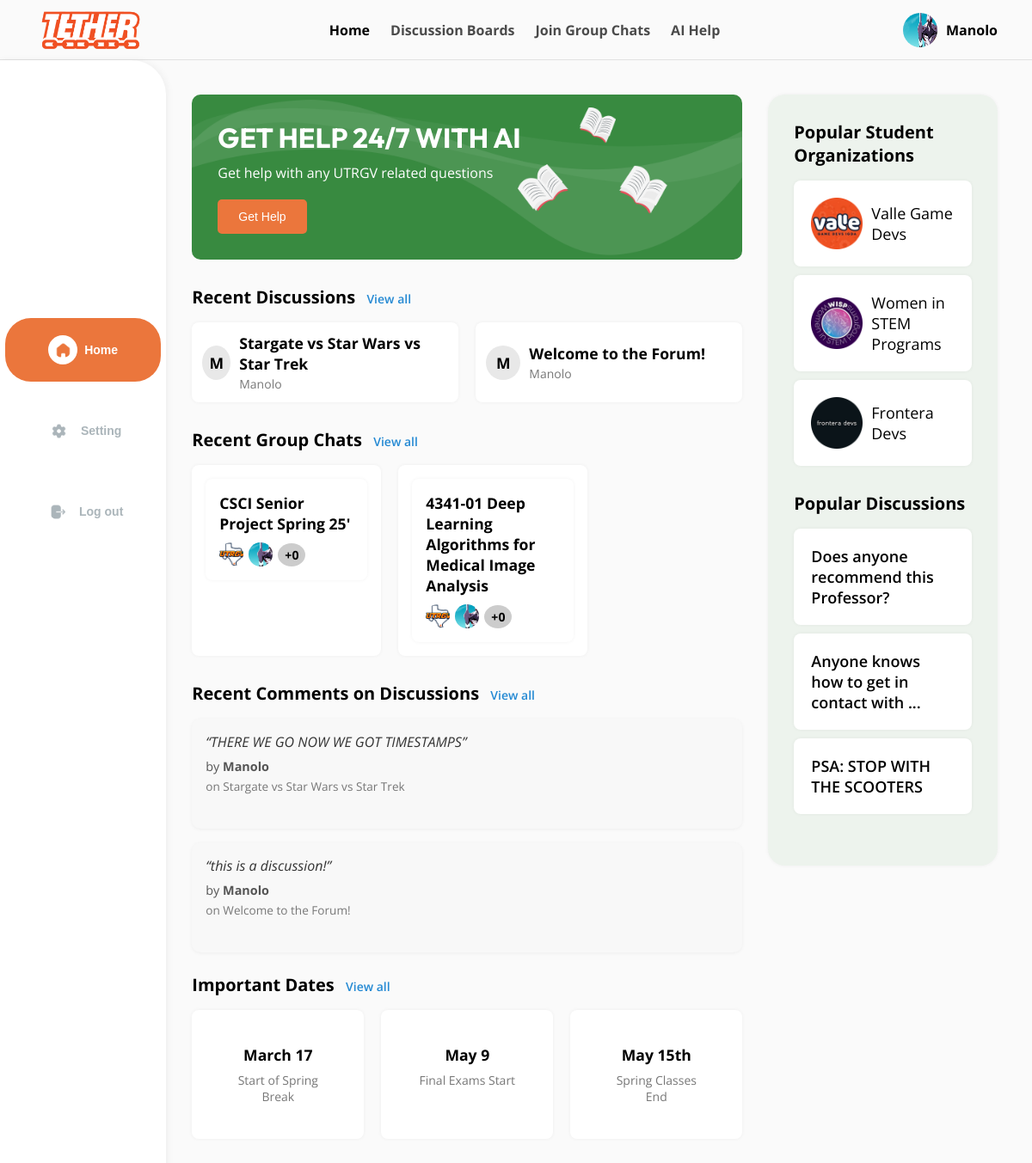
Before: /Main/dashboard/ (signed in) with the older database file.
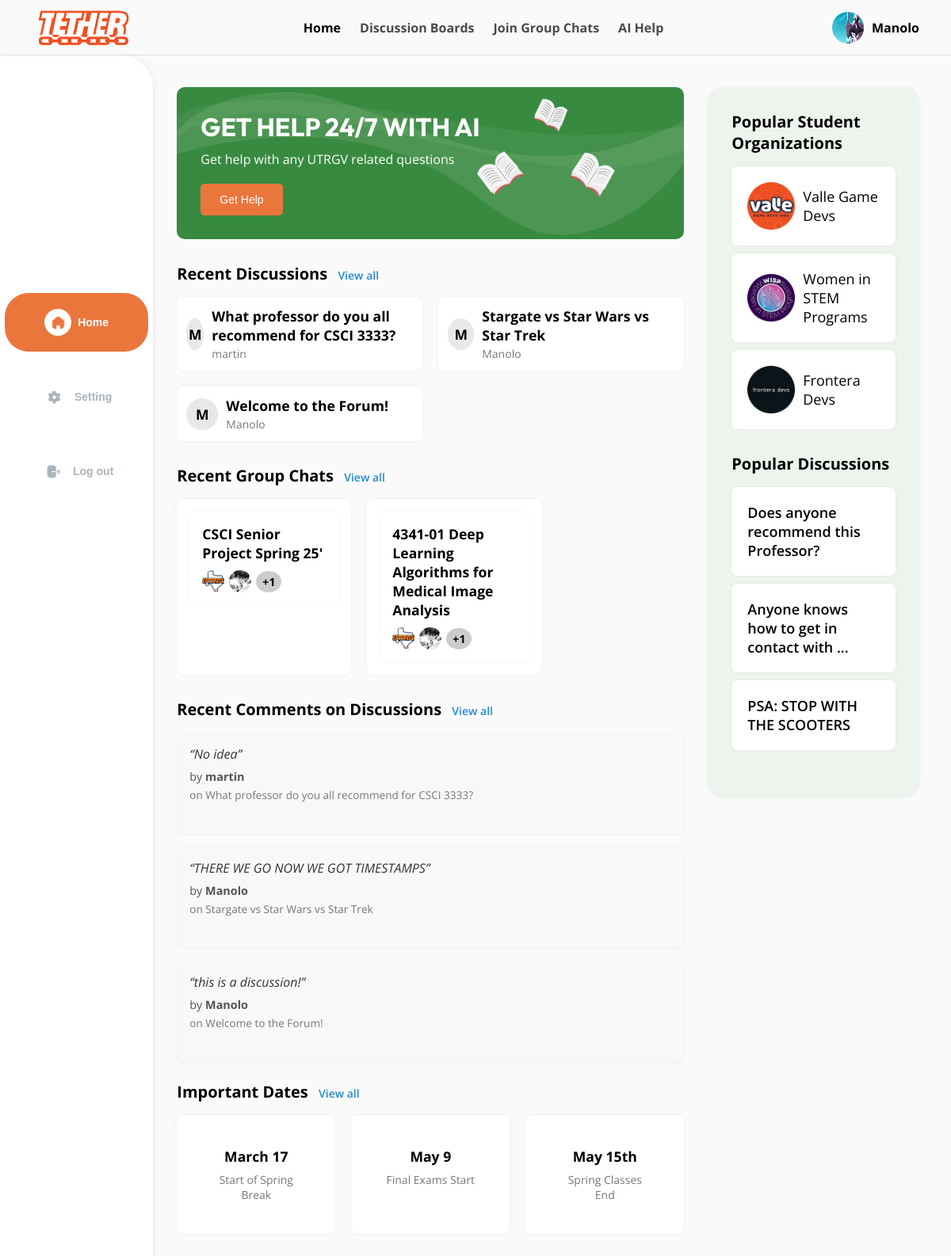
After: the same page with the newer database file.
### Main/models.py (models this page shows, shortened)
class Profile(models.Model):
    user = models.OneToOneField('auth.User', on_delete=models.CASCADE)
    id_user = models.IntegerField(unique=True, blank=True, null=True)
    bio = models.TextField(blank=True, null=True)
    profile_picture = models.ImageField(upload_to='profile_images/', default='blank_profile_picture.jpg', null=True)
    major = models.CharField(max_length=100, blank=True, null=True)
    gender = models.CharField(max_length=10, blank=True, null=True)
    minor = models.CharField(max_length=100, blank=True, null=True)

class Discussion(models.Model):
    title = models.CharField(max_length=255)
    created_by = models.ForeignKey(User, on_delete=models.CASCADE)
    created_at = models.DateTimeField(auto_now_add=True)

class Groupchat(models.Model):
    title = models.CharField(max_length=255, unique=True)
    created_by = models.ForeignKey(User, on_delete=models.CASCADE)
    created_at = models.DateTimeField(auto_now_add=True)
    members = models.ManyToManyField(User, related_name='groupchats', blank=True)
    description = models.TextField(blank=True, null=True)

class Comment(models.Model):
    discussion = models.ForeignKey(Discussion, related_name='comments', on_delete=models.CASCADE)
    user = models.ForeignKey(User, on_delete=models.CASCADE)
    content = models.TextField()
    created_at = models.DateTimeField(auto_now_add=True)

### Main/views.py (the view)
# urls.py: path('dashboard/', views.dashboard, name='dashboard'),
@login_required
def dashboard(request):
    user = request.user
    profile = Profile.objects.get(user=user)
    recent_discussions = Discussion.objects.all().order_by('-created_at')[:4]
    recent_groupchats = Groupchat.objects.all().order_by('-created_at')[:4]
    recent_comments = []
    for discussion in recent_discussions:
        latest_comment = Comment.objects.filter(discussion=discussion).order_by('-created_at').first()
        if latest_comment:
            recent_comments.append(latest_comment)
    return render(request, 'Main/dashboard.html', {
        'recent_discussions': recent_discussions,
        'user': user, 'profile': profile,
        'recent_groupchats': recent_groupchats,
        'recent_comments': recent_comments
    })

### Main/templates/Main/dashboard.html (shortened to what this page needs)
{% load static %}
<!DOCTYPE html>
<html lang="en">
<head>
  <link rel="stylesheet" href="{% static 'Main/css/styles-dashboard.css' %}">
</head>
<body>
<header>
  <div class="header-container">
    <a href="{% url 'dashboard' %}">
      <img class="nav-logo" src="{% static 'Main/images/nav-utrgv.png' %}"/>
    </a>
    <nav class="main-nav">
      <a href="{% url 'dashboard' %}" class="nav-link active">Home</a>
      <a href="{% url 'discussion' %}" class="nav-link">Discussion Boards</a>
      <a href="{% url 'groupchat' %}" class="nav-link">Join Group Chats</a>
      <a href="#" class="nav-link">AI Help</a>
    </nav>
    <div class="user-profile">
      <a href="{% url 'view_profile' username=user.username %}" style="display: flex; align-items: center; gap: 10px;">
        <img class="avatar" src="{{ profile.profile_picture.url }}"/>
        <span class="username">{{ user.username }}</span>
      </a>
    </div>
  </div>
</header>
<div class="layout-container">
  <aside class="left-sidebar">
    <div class="sidebar-menu">
      <button class="sidebar-btn active">
        <img class="btn-icon" src="{% static 'Main/images/home-icon.png' %}"/>
        Home
      </button>
      <a href="{% url 'settings' %}">
        <button class="sidebar-btn">
          <img class="btn-icon" src="{% static 'Main/images/setting-icon.png' %}"/>
          Setting
        </button>
      </a>
      <form method="POST" action="{% url 'logout' %}">
        <button type="submit" class="sidebar-btn">
          <img class="btn-icon" src="{% static 'Main/images/logout-icon.png' %}"/>
          Log out
        </button>
      </form>
    </div>
  </aside>
  <main class="main-content">
    <section class="ai-banner">
      <div class="ai-banner-text">
        <h2>GET HELP 24/7 WITH AI</h2>
        <p>Get help with any UTRGV related questions</p>
        <button class="get-help-btn">Get Help</button>
      </div>
    </section>
    <section class="recent-discussions">
      <h3>Recent Discussions
        <span class="view-all">
          <a href="{% url 'discussion' %}">View all</a>
        </span>
      </h3>
      <div class="discussion-cards">
        {% for d in recent_discussions %}
          <a href="{% url 'discussion_detail' d.pk %}" class="discussion-card">
            <div class="initial-circle">{{ d.created_by.username|first|upper }}</div>
            <div class="discussion-info">
              <p class="discussion-title">{{ d.title }}</p>
              <p class="discussion-user">{{ d.created_by.username }}</p>
            </div>
          </a>
        {% empty %}
          <p>No discussions yet.</p>
        {% endfor %}
      </div>
    </section>
    <section class="group-chats">
      <h3>Recent Group Chats
        <span class="view-all">
          <a href="{% url 'groupchat' %}">View all</a>
        </span>
      </h3>
      <div class="chat-cards">
        {% for chat in recent_groupchats %}
        <a href="{% url 'groupchat_room' chat.id %}" class="chat-card">
        <div class="chat-card">
          <p>{{ chat.title }}</p>
          <div class="chat-avatars">
            {% for member in chat.members.all|slice:":2" %}
              <img src="{{ member.profile.profile_picture.url }}" alt="{{ member.username }}" class="avatar-icon"/>
            {% endfor %}
            {% if chat.members.count >= 2 %}
              <span class="plus">+{{ chat.members.count|add:"-2" }}</span>
            {% endif %}
          </div>
         </div>
        </a>
        {% empty %}
          <p>No group chats yet.</p>
        {% endfor %}
      </div>
    </section>
    <section class="recent-comments">
      <h3>Recent Comments on Discussions
        <span class="view-all">
          <a href="{% url 'discussion' %}">View all</a>
        </span>
      </h3>
      <div class="comment-cards">
        {% for comment in recent_comments %}
          <div class="comment-card">
            <p class="comment-text">“{{ comment.content|truncatewords:12 }}”</p>
            <p class="comment-meta">
              by <strong>{{ comment.user.username }}</strong>
            </p>
            <p class="comment-discussion">
              on <a href="{% url 'discussion_detail' comment.discussion.id %}">
                {{ comment.discussion.title }}
              </a>
            </p>
            <br>
          </div>
        {% empty %}
          <p>No comments available.</p>
        {% endfor %}
      </div>
    </section>
    <br>
    <section class="important-dates">
      <h3>Important Dates <span class="view-all">View all</span></h3>
      <div class="date-cards">
        <div class="date-card">
          <p class="date">March 17</p>
          <p class="desc">Start of Spring Break</p>
        </div>
        <div class="date-card">
          <p class="date">May 9</p>
          <p class="desc">Final Exams Start</p>
        </div>
        <div class="date-card">
          <p class="date">May 15th</p>
          <p class="desc">Spring Classes End</p>
        </div>
      </div>
    </section>
  </main>
  <aside class="right-sidebar">
    <div class="orgs-section">
      <h3>Popular Student Organizations</h3>
      <div class="org-card">
        <img src="{% static 'Main\images\valle_game_devs.png' %}"/>
        <p>Valle Game Devs</p>
      </div>
      <div class="org-card">
        <img src="{% static 'Main\images\Women_in_stem.png' %}"/>
        <p>Women in STEM Programs</p>
      </div>
      <div class="org-card">
        <img src="{% static 'Main\images\frontera_devs.png' %}"/>
        <p>Frontera Devs</p>
      </div>
    </div>
    <div class="discussions-section">
      <h3>Popular Discussions</h3>
      <div class="discussion-preview">Does anyone recommend this Professor?</div>
      <div class="discussion-preview">Anyone knows how to get in contact with ...</div>
      <div class="discussion-preview">PSA: STOP WITH THE SCOOTERS</div>
    </div>
  </aside>
</div>
</body>
</html>

Changed rows visible on the page:
added Discussion: created_by.username|first "M", title "What professor do you all recommend for CSCI 3333?", created_by.username "martin"
computed for Groupchat "CSCI Senior Project Spring 25'": members.count|add "0" → "1"; loses auth_user (username "Manolo", profile.profile_picture (picture))
computed for Groupchat "4341-01 Deep Learning Algorithms for Medical Image Analysis": members.count|add "0" → "1"; loses auth_user (username "Manolo", profile.profile_picture (picture))
added Comment: content "No idea", user.username "martin", discussion "What professor do you all recommend for CSCI 3333?"
